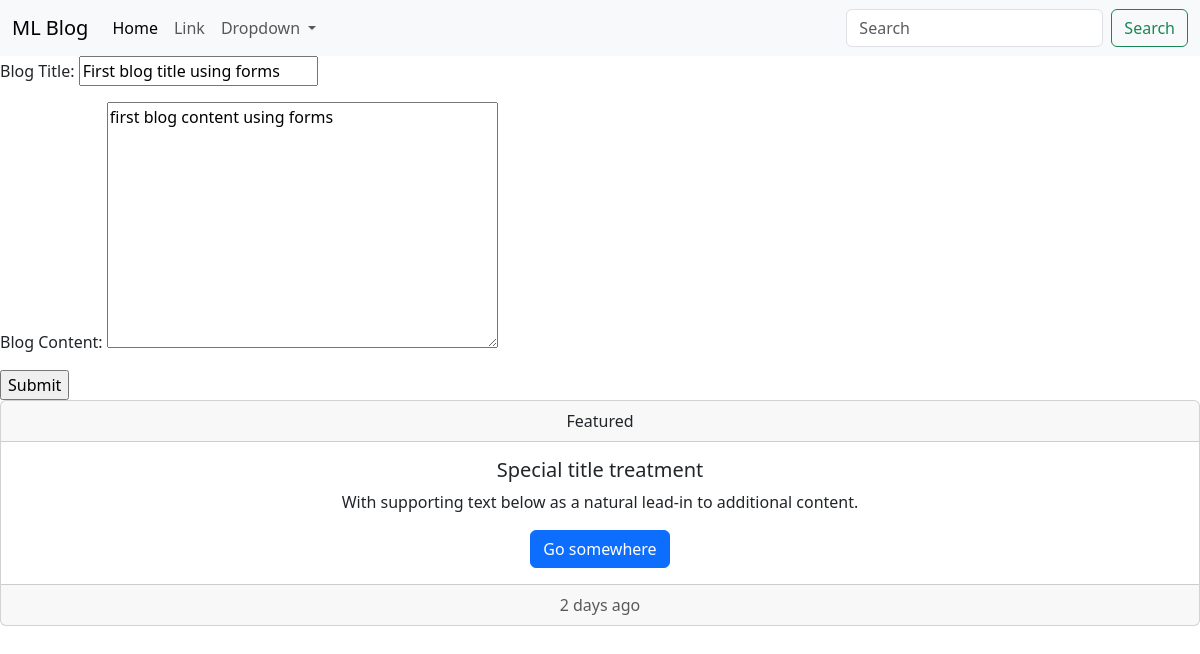
Screenshot of /update/first-blog-title-using-forms/ with the database file from the repository.
### blog/models.py (models this page shows, shortened)
class Blog(models.Model):
    title = models.CharField(max_length=200, verbose_name='Blog Title')
    categories = models.ForeignKey(Category, on_delete = models.CASCADE)
    slug = models.SlugField(max_length=300, blank = True)
    content = models.TextField(verbose_name='Blog Content', blank=True)
    view_counts = models.PositiveIntegerField(default = 0)
    created_on = models.DateTimeField(auto_now_add=True)
    updated_on = models.DateTimeField(auto_now=True)
    class Meta:
        verbose_name = 'Content'
        verbose_name_plural = 'My Contents'
        ordering = ['-view_counts','-updated_on']

### blog/views.py (the view)
# urls.py: path('update/<str:slug>/', update_blog, name = 'update_blog'),
def update_blog(request, slug):
    blog = Blog.objects.get(slug = slug)
    form = BlogForm(instance = blog)
    if request.method == 'POST':
        form = BlogForm(request.POST, instance = blog)
        if form.is_valid():
            form.save()
            return redirect('blog:all_blogs')
    context = {
        'form': form
    }
    return render(request, 'blog/blog_form.html', context)

### blog/forms.py
class BlogForm(forms.ModelForm):
    class Meta:
        model = Blog
        fields = ('title', 'content')

### templates/blog/blog_form.html (shortened to what this page needs)
{% extends 'base.html' %}
{% block content %}
<form action= "" method = 'POST'>
    {{form.as_p}}
    <input type="submit" value="Submit">
</form>
{% endblock content %}

### rows the page displays
Blog: title "First blog title using forms", content "first blog content using forms"
